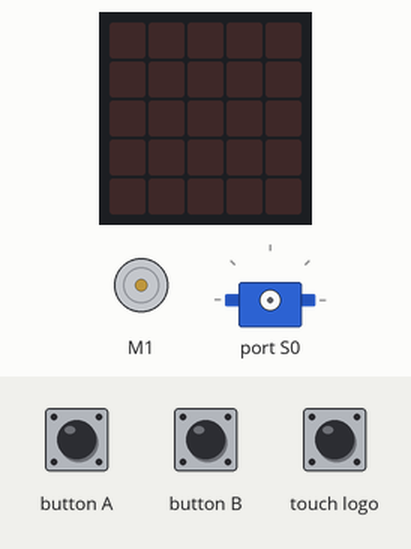
Recording of a program running on a simulated BBC micro:bit (MakeCode). On the bench: DC motor (green arrow = forward, orange = backward, longer = faster), servo, the board's 5×5 LED display. The inputs (shaded band) are chosen by the test bench.

Above: at 1.2 s.
1.3 s: button B pressed for 0.15 s
At 2.6 s:
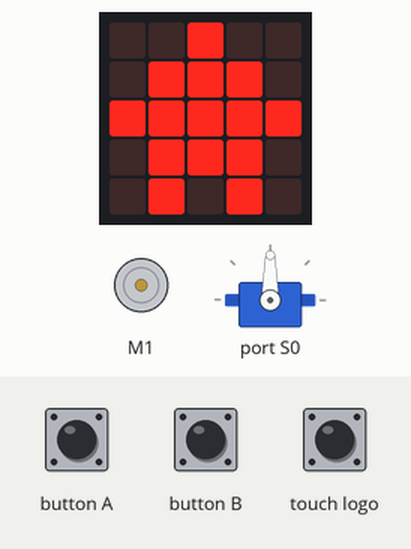
2.9 s: touch logo pressed for 0.15 s
At 3.8 s:
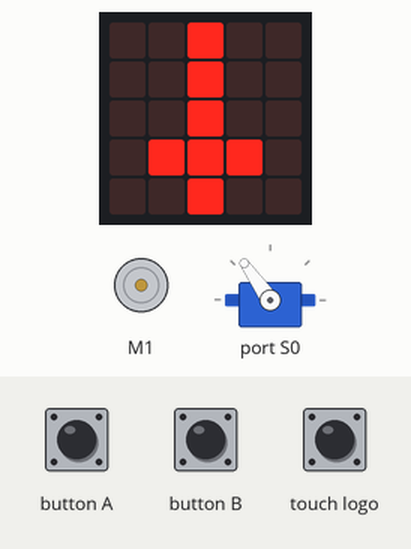
5.0 s: button A pressed for 0.15 s
At 5.6 s:
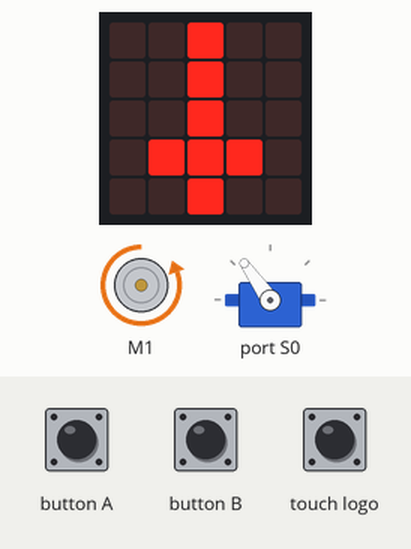
Timing chart, 0 to 8.0 s (numbered marks = the images above; inputs shaded):
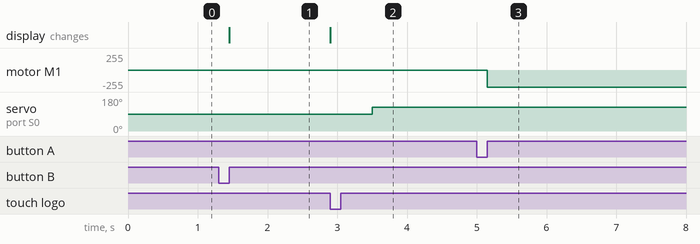

Measured:
- after the input at 1.3 s, the display: changes after 0.15 s (image 1)
- after the input at 2.9 s, servo on port S0: 90° → 125° after 0.60 s; the display: changes at once (image 2)
- after the input at 5.0 s, motor M1: stopped → backward 255/255 after 0.15 s

The program:

main.ts
```typescript
input.onButtonPressed(Button.A, function () {
    wuKong.setMotorSpeed(wuKong.MotorList.M1, -100)
    wuKong.setServoAngle(wuKong.ServoTypeList._180, wuKong.ServoList.S0, 125)
})
input.onButtonPressed(Button.B, function () {
    wuKong.setMotorSpeed(wuKong.MotorList.M1, 0)
    wuKong.setServoAngle(wuKong.ServoTypeList._180, wuKong.ServoList.S0, 90)
    basic.showIcon(IconNames.House)
})
input.onLogoEvent(TouchButtonEvent.Touched, function () {
    basic.showIcon(IconNames.Sword)
    wuKong.setServoAngle(wuKong.ServoTypeList._180, wuKong.ServoList.S0, 125)
})
basic.forever(function () {

})
```

test.ts
```typescript
// Tady jsou testy. Při použití tohoto balíčku jako rozšíření nebude zkompilováno.
```
